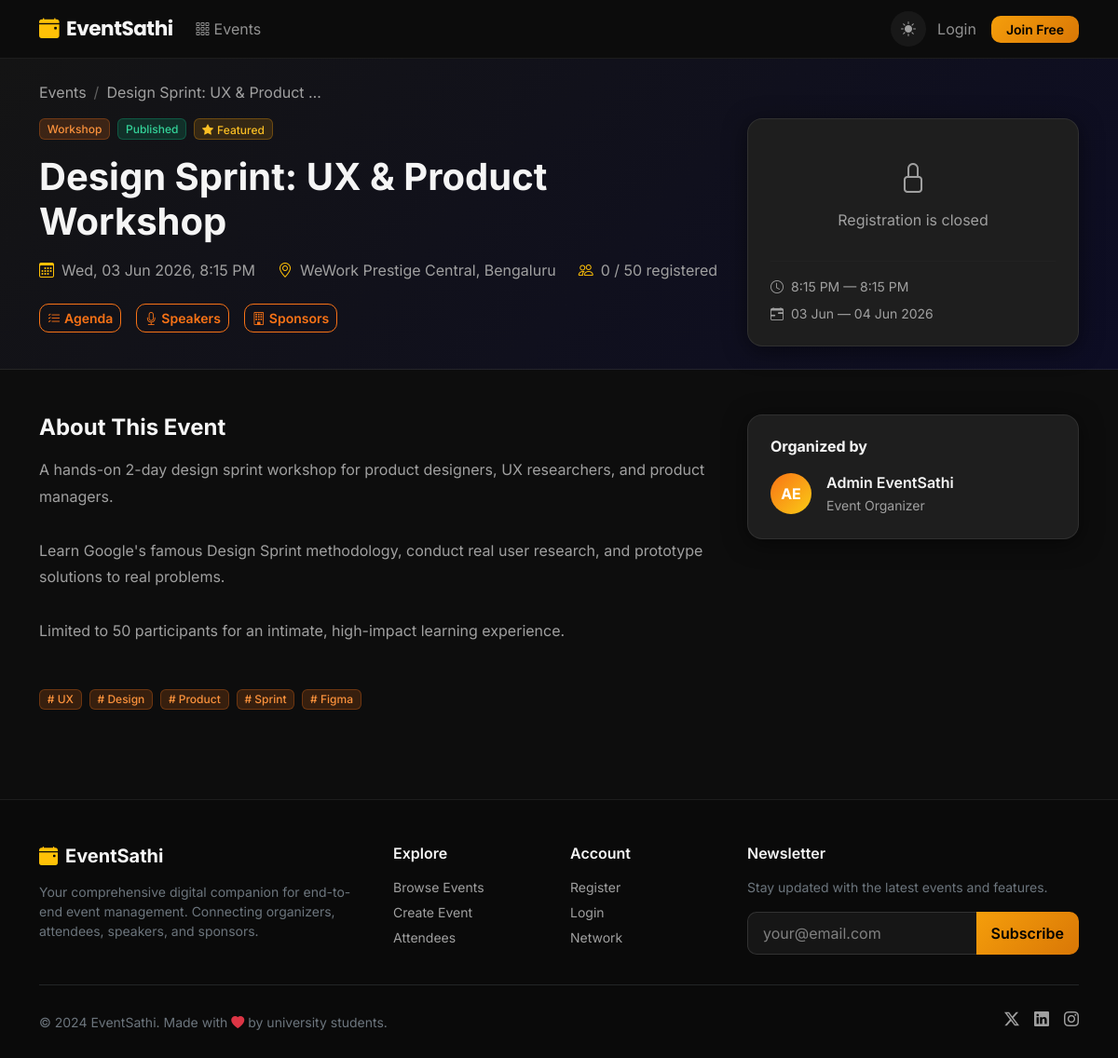
/events/design-sprint-ux-workshop/, run on the app's committed database.
### events/models.py (models this page shows, shortened)
class Event(models.Model):
    STATUS_CHOICES = [
        ('draft', 'Draft'),
        ('published', 'Published'),
        ('ongoing', 'Ongoing'),
        ('completed', 'Completed'),
        ('cancelled', 'Cancelled'),
    ]
    CATEGORY_CHOICES = [
        ('conference', 'Conference'),
        ('workshop', 'Workshop'),
        ('seminar', 'Seminar'),
        ('webinar', 'Webinar'),
        ('hackathon', 'Hackathon'),
        ('cultural', 'Cultural'),
        ('sports', 'Sports'),
        ('networking', 'Networking'),
        ('other', 'Other'),
    ]
    organizer = models.ForeignKey(User, on_delete=models.CASCADE, related_name='organized_events')
    title = models.CharField(max_length=300)
    slug = models.SlugField(max_length=300, unique=True)
    description = models.TextField()
    category = models.CharField(max_length=50, choices=CATEGORY_CHOICES, default='conference')
    banner = models.ImageField(upload_to='event_banners/', blank=True, null=True)
    start_date = models.DateTimeField()
    end_date = models.DateTimeField()
    registration_start = models.DateTimeField(blank=True, null=True)
    registration_end = models.DateTimeField(blank=True, null=True)
    venue = models.CharField(max_length=300)
    city = models.CharField(max_length=100)
    is_virtual = models.BooleanField(default=False)
    virtual_link = models.URLField(blank=True)
    max_capacity = models.PositiveIntegerField(default=100)
    status = models.CharField(max_length=20, choices=STATUS_CHOICES, default='published')
    is_featured = models.BooleanField(default=False)
    tags = models.CharField(max_length=500, blank=True)
    created_at = models.DateTimeField(auto_now_add=True)
    updated_at = models.DateTimeField(auto_now=True)
    class Meta:
        ordering = ['-start_date']
    def get_registered_count(self):
        return self.registrations.filter(status='confirmed').count()
    def is_registration_open(self):
        return self.status == 'published' and self.start_date > timezone.now()
    def get_tags_list(self):
        if self.tags:
            return [t.strip() for t in self.tags.split(',') if t.strip()]
        return []

### events/views.py (the view)
# urls.py: path('<slug:slug>/', views.event_detail, name='event_detail'),
def event_detail(request, slug):
    event = get_object_or_404(Event, slug=slug)
    is_registered = False
    registration = None
    if request.user.is_authenticated:
        try:
            registration = Registration.objects.get(user=request.user, event=event)
            is_registered = True
        except Registration.DoesNotExist:
            pass
    tiers = event.ticket_tiers.filter(is_active=True)
    speakers = event.speakers.all()[:6]
    sponsors = event.sponsors.all()
    announcements = event.announcements.all()[:5]
    sessions = event.sessions.all()[:5]
    return render(request, 'events/event_detail.html', {
        'event': event,
        'is_registered': is_registered,
        'registration': registration,
        'tiers': tiers,
        'speakers': speakers,
        'sponsors': sponsors,
        'announcements': announcements,
        'sessions': sessions,
    })

### templates/events/event_detail.html (shortened to what this page needs)
{% extends 'base.html' %}
{% block content %}
<div style="background:linear-gradient(135deg,var(--es-dark-2),#0d0d24);border-bottom:1px solid var(--es-border);">
    <div class="container py-4">
        <nav aria-label="breadcrumb" class="mb-3">
            <ol class="breadcrumb">
                <li class="breadcrumb-item"><a href="{% url 'event_list' %}" class="text-muted text-decoration-none">Events</a></li>
                <li class="breadcrumb-item active text-muted">{{ event.title|truncatewords:5 }}</li>
            </ol>
        </nav>
        <div class="row align-items-start">
            <div class="col-lg-8">
                <div class="d-flex flex-wrap gap-2 mb-3">
                    <span class="badge badge-category">{{ event.get_category_display }}</span>
                    <span class="badge badge-status-{{ event.status }}">{{ event.get_status_display }}</span>
                    {% if event.is_featured %}<span class="badge" style="background:rgba(245,158,11,0.15);color:#fbbf24;border:1px solid rgba(245,158,11,0.3);"><i class="bi bi-star-fill me-1"></i>Featured</span>{% endif %}
                </div>
                <h1 class="fw-bold text-white mb-3">{{ event.title }}</h1>
                <div class="d-flex flex-wrap gap-4 mb-4">
                    <div class="d-flex align-items-center gap-2 text-muted">
                        <i class="bi bi-calendar3 text-warning"></i>
                        <span>{{ event.start_date|date:"D, d M Y, g:i A" }}</span>
                    </div>
                    <div class="d-flex align-items-center gap-2 text-muted">
                        <i class="bi bi-geo-alt text-warning"></i>
                        <span>{{ event.venue }}, {{ event.city }}</span>
                    </div>
                    <div class="d-flex align-items-center gap-2 text-muted">
                        <i class="bi bi-people text-warning"></i>
                        <span>{{ event.get_registered_count }} / {{ event.max_capacity }} registered</span>
                    </div>
                </div>
                <div class="d-flex gap-3 flex-wrap">
                    <a href="{% url 'event_agenda' event.slug %}" class="btn btn-outline-primary btn-sm">
                        <i class="bi bi-list-check me-1"></i>Agenda
                    </a>
                    <a href="{% url 'event_speakers' event.slug %}" class="btn btn-outline-primary btn-sm">
                        <i class="bi bi-mic me-1"></i>Speakers
                    </a>
                    <a href="{% url 'event_sponsors' event.slug %}" class="btn btn-outline-primary btn-sm">
                        <i class="bi bi-building me-1"></i>Sponsors
                    </a>
                </div>
            </div>
            <div class="col-lg-4 mt-4 mt-lg-0">
                <div class="card p-4">
                    {% if is_registered %}
                    <div class="text-center mb-3">
                        <div class="badge" style="background:rgba(16,185,129,0.15);color:#34d399;border:1px solid rgba(16,185,129,0.3);font-size:0.9rem;padding:8px 16px;">
                            <i class="bi bi-check-circle me-2"></i>You're registered!
                        </div>
                    </div>
                    <a href="{% url 'view_ticket' registration.ticket_id %}" class="btn btn-primary w-100 mb-2">
                        <i class="bi bi-qr-code me-2"></i>View My Ticket
                    </a>
                    {% else %}
                    <div class="text-center text-muted py-3">
                        <i class="bi bi-lock fs-2 mb-2 d-block"></i>
                        Registration is closed
                    </div>
                    {% endif %}
                    <hr>
                    <div class="d-flex flex-column gap-2">
                        <small class="text-muted"><i class="bi bi-clock me-2"></i>{{ event.start_date|date:"g:i A" }} — {{ event.end_date|date:"g:i A" }}</small>
                        <small class="text-muted"><i class="bi bi-calendar-range me-2"></i>{{ event.start_date|date:"d M" }} — {{ event.end_date|date:"d M Y" }}</small>
                    </div>
                </div>
            </div>
        </div>
    </div>
</div>
<div class="container py-5">
    <div class="row gy-5">
        <div class="col-lg-8">
            <div class="mb-5">
                <h4 class="fw-bold mb-3">About This Event</h4>
                <div class="text-muted" style="line-height:1.8;white-space:pre-line;">{{ event.description }}</div>
            </div>
            {% if event.get_tags_list %}
            <div class="d-flex flex-wrap gap-2 mb-5">
                {% for tag in event.get_tags_list %}
                <span class="badge badge-category"># {{ tag }}</span>
                {% endfor %}
            </div>
            {% endif %}
        </div>
        <div class="col-lg-4">
            <div class="card p-4 mb-4">
                <h6 class="fw-bold mb-3">Organized by</h6>
                <div class="d-flex align-items-center gap-3">
                    <div class="avatar-sm" style="width:44px;height:44px;font-size:1rem;">
                        {{ event.organizer.first_name|first|upper }}{{ event.organizer.last_name|first|upper }}
                    </div>
                    <div>
                        <div class="fw-semibold">{{ event.organizer.get_full_name|default:event.organizer.username }}</div>
                        <small class="text-muted">Event Organizer</small>
                    </div>
                </div>
            </div>
        </div>
    </div>
</div>
{% endblock %}

### static/css/style.css (style rules this page uses)
:root, [data-theme="dark"] { --es-primary: #f97316; --es-primary-dark: #ea580c; --es-primary-light: #fb923c; --es-secondary: #facc15; --es-accent-cyan: #06b6d4; --es-accent-pink: #ec4899; --es-accent-green: #10b981; --es-dark: #0d0d0d; --es-dark-2: #141414; --es-dark-3: #1a1a1a; --es-card-bg: #1e1e1e; --es-card-hover: #252525; --es-border: rgba(255,255,255,0.08); --es-border-strong: rgba(255,255,255,0.16); --es-text: #f5f5f5; --es-text-muted: #a0a0a0; --es-text-subtle: #606060; --es-radius: 16px; --es-radius-sm: 10px; --es-nav-bg: rgba(13,13,13,0.93); --es-nav-border: rgba(255,255,255,0.07); --es-input-bg: rgba(255,255,255,0.05); --es-input-border: rgba(255,255,255,0.12); --es-input-color: #f5f5f5; --es-dd-bg: #222222; --es-dd-hover: rgba(249,115,22,0.12); --es-footer-bg: #0a0a0a; --es-shadow-card: 0 4px 24px rgba(0,0,0,0.5); --es-shadow-hover: 0 20px 50px rgba(249,115,22,0.2); --es-shadow-btn: 0 8px 24px rgba(249,115,22,0.45); color-scheme: dark; }
* { box-sizing: border-box; }
body { font-family: 'Inter', sans-serif; background: var(--es-dark); color: var(--es-text); min-height: 100vh; display: flex; flex-direction: column; transition: background 0.25s, color 0.25s; }
.avatar-sm { width: 32px; height: 32px; background: linear-gradient(135deg, var(--es-primary), var(--es-secondary)); border-radius: 50%; display: flex; align-items: center; justify-content: center; font-size: 12px; font-weight: 700; color: white; flex-shrink: 0; }
.card { background: var(--es-card-bg); border: 1px solid var(--es-border); border-radius: var(--es-radius); color: var(--es-text); box-shadow: var(--es-shadow-card); transition: background 0.25s, border-color 0.2s, box-shadow 0.2s, transform 0.2s; }
.btn-outline-primary { border: 1.5px solid var(--es-primary); color: var(--es-primary); border-radius: var(--es-radius-sm); font-weight: 600; transition: all 0.2s; background: transparent; }
.badge { font-weight: 500; border-radius: 6px; }
.badge-category { background: rgba(249,115,22,0.18); color: var(--es-primary-light); border: 1px solid rgba(249,115,22,0.28); }
.badge-status-published { background: rgba(16,185,129,0.18); color: #34d399; border: 1px solid rgba(16,185,129,0.3); }
.text-muted { color: var(--es-text-muted) !important; }
.text-white { color: var(--es-text) !important; }
.breadcrumb-item.active { color: var(--es-text-muted); }
.breadcrumb-item + .breadcrumb-item::before { color: var(--es-text-subtle); }
hr { border-color: var(--es-border); }
*, *::before, *::after { transition: background-color 0.25s, border-color 0.2s, color 0.2s; }
.event-card, .btn, .nav-link, .dropdown-item { transition: all 0.2s !important; }

### data on the page
Event: title "Design Sprint: UX & Product …", category "Workshop", status "Published", title "Design Sprint: UX & Product Workshop", start_date "Wed, 03 Jun 2026, 8:15 PM", venue "WeWork Prestige Central", city "Bengaluru", get_registered_count "0", max_capacity "50", start_date "8:15 PM", end_date "8:15 PM", start_date "03 Jun", end_date "04 Jun 2026", description "A hands-on 2-day design sprint workshop for product designers, UX researchers, and product managers. Learn Google's famous Design Sprint methodology, conduct real user research, and prototype solutions to real problems. Limited to 50 participants for an intimate, high-impact learning experience.", organizer.first_name|first "A", organizer.last_name|first "E", organizer.get_full_name "Admin EventSathi"

### other printed values
{{ tag }} "UX" "Design" "Product" "Sprint" "Figma"
